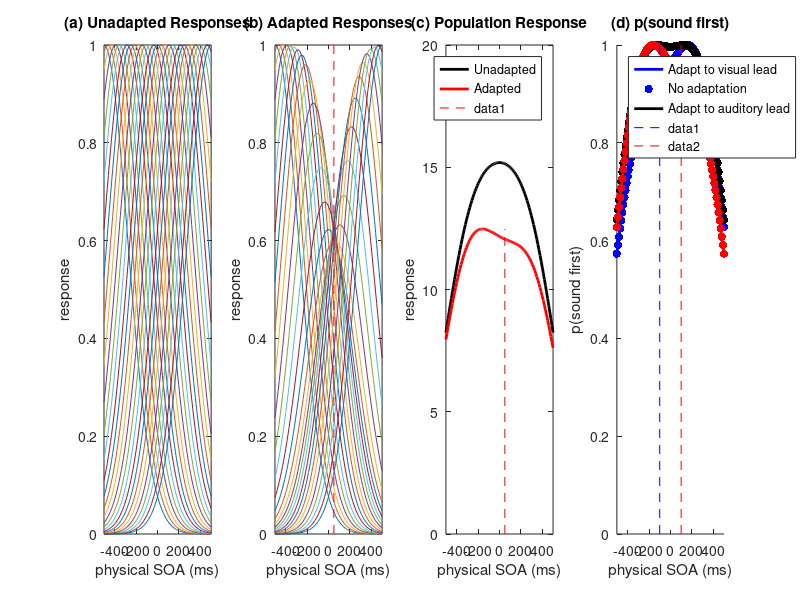

The MATLAB script that drew this image:
% Parameters
N = 29; % number of neurons
x_max = 500;
SOAs = linspace(-x_max, x_max, N); % preferred SOAs of neurons (in ms)
sigma = 220.6; % width of tuning curves
alpha = 0.41; % maximal proportional gain reduction
sigma_a = 122.6; % breadth of the gain field for adaptation
G0 = 1; % unadapted response gain
adapted_SOA = 50; % SOA to which adaptation occurs

% Define the Gaussian tuning functions
f = @(SOA, SOAi) G0 * exp(-(SOA - SOAi).^2 / (2 * sigma^2));

% Define the adaptation function
G = @(SOAi, SOAa) G0 * (1 - alpha * exp(-(SOAi - SOAa).^2 / (2 * sigma_a^2)));

% SOA range for the stimulus
stimulus_SOAs = linspace(-x_max, x_max, 100);

% Initialize response matrices
responses_unadapted = zeros(N, length(stimulus_SOAs));
responses_adapted = zeros(N, length(stimulus_SOAs));

% Compute the responses for each neuron to each stimulus SOA
for i = 1:N
    for j = 1:length(stimulus_SOAs)
        responses_unadapted(i, j) = f(stimulus_SOAs(j), SOAs(i));
        responses_adapted(i, j) = G(SOAs(i), adapted_SOA) * f(stimulus_SOAs(j), SOAs(i));
    end
end

% compute probabi

for j = 1:length(stimulus_SOAs)
    for i = 1:N
        
    end
end


% Plot the results
figure;

% (a) Unadapted responses
subplot(1, 4, 1);
plot(stimulus_SOAs, responses_unadapted);
title('(a) Unadapted Responses');
xlabel('physical SOA (ms)');
ylabel('response');
xlim([-x_max, x_max]);

% (b) Adapted responses
subplot(1, 4, 2);
plot(stimulus_SOAs, responses_adapted);
title('(b) Adapted Responses');
xlabel('physical SOA (ms)');
ylabel('response');
xlim([-x_max, x_max]);
hold on;
plot([adapted_SOA adapted_SOA], [0 G0], 'r--'); % Mark the adapted SOA

% (c) Difference between adapted and unadapted responses
subplot(1, 4, 3);
responses_difference = responses_adapted - responses_unadapted;
plot(stimulus_SOAs, sum(responses_unadapted, 1), 'k', 'LineWidth', 2);
hold on;
plot(stimulus_SOAs, sum(responses_adapted, 1), 'r', 'LineWidth', 2);
title('(c) Population Response');
xlabel('physical SOA (ms)');
ylabel('response');
xlim([-x_max, x_max]);
legend('Unadapted', 'Adapted');
hold on;
plot([adapted_SOA adapted_SOA], [0 max(sum(responses_adapted, 1))], 'r--'); % Mark the adapted SOA

%%
% Parameters for adapted conditions
adapted_SOAs = [-100, 0, 100]; % a-lead, simultaneuous, v-lead
colors = ['b', 'k', 'r']; % Colors for the different adapted conditions

% Calculate probabilities for each adapted condition
for k = 1:length(adapted_SOAs)
    adapted_SOA = adapted_SOAs(k);
    
    % Compute adapted responses
    responses_adapted = zeros(N, length(stimulus_SOAs));
    for i = 1:N
        for j = 1:length(stimulus_SOAs)
            responses_adapted(i, j) = G(SOAs(i), adapted_SOA) * f(stimulus_SOAs(j), SOAs(i));
        end
    end
    
    % Sum the population response for adapted condition
    population_response_adapted = sum(responses_adapted, 1);
    
    % Calculate the probability of "sound first" response
    % Assuming that the probability is proportional to the population response
    p_sound_first(k, :) = population_response_adapted / max(population_response_adapted);
end

% (d) Probability of "sound first" response
subplot(1, 4, 4);
hold on;
for k = 1:length(adapted_SOAs)
    plot(stimulus_SOAs, p_sound_first(k, :), 'Color', colors(k), 'LineWidth', 2);
    scatter(stimulus_SOAs, p_sound_first(k, :), 'filled', 'MarkerFaceColor', colors(k));
end
title('(d) p(sound first)');
xlabel('physical SOA (ms)');
ylabel('p(sound first)');
xlim([-x_max, x_max]);
legend('Adapt to visual lead', 'No adaptation', 'Adapt to auditory lead', 'Location', 'Northwest');
plot([-100 -100], [0 1], 'b--');
plot([100 100], [0 1], 'r--');
hold off;